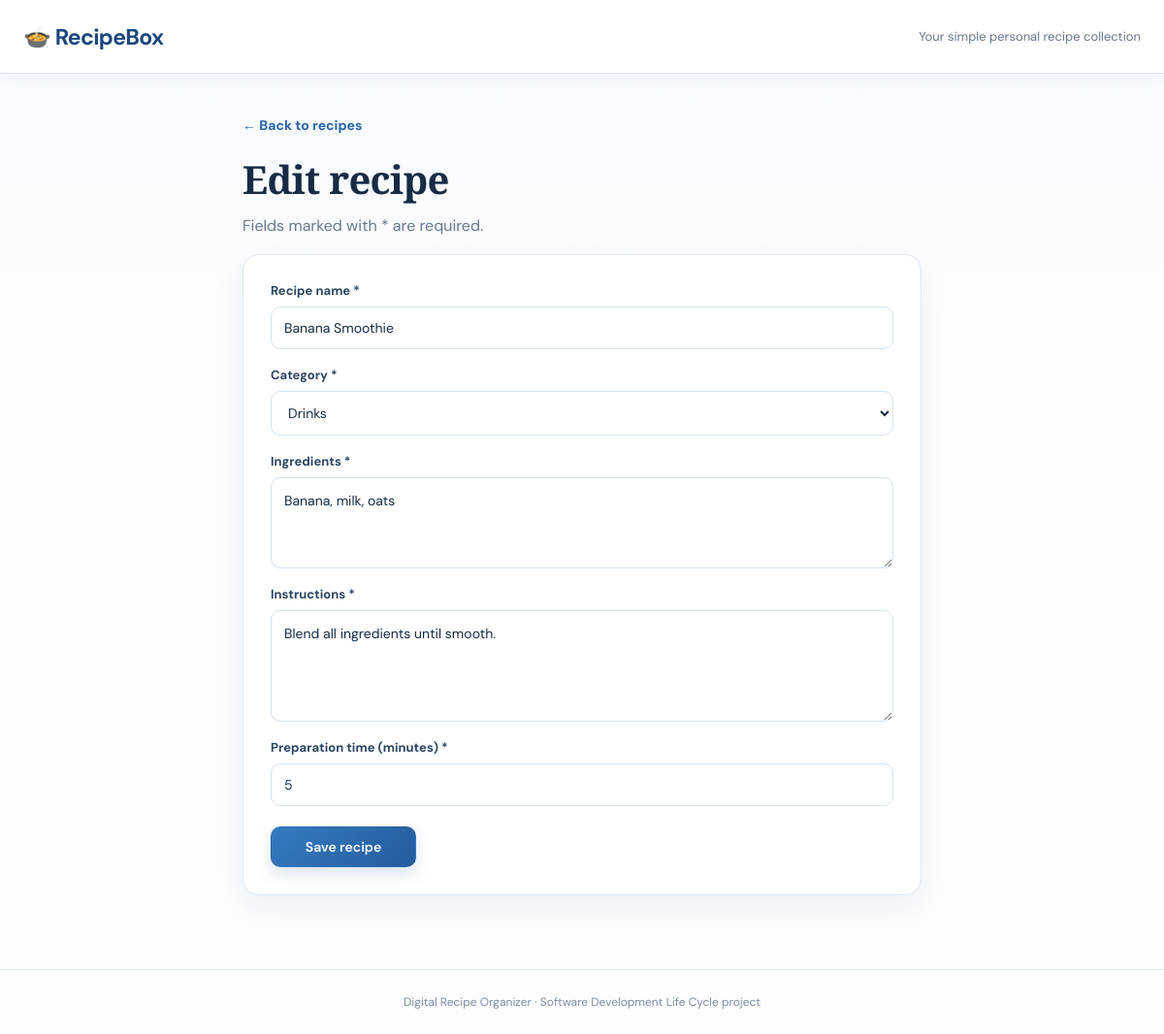
Page /edit/2 on the committed database.
### tables this page shows
CREATE TABLE recipes (
                id INTEGER PRIMARY KEY AUTOINCREMENT,
                name TEXT NOT NULL,
                category TEXT NOT NULL,
                ingredients TEXT NOT NULL,
                instructions TEXT NOT NULL,
                prep_minutes INTEGER NOT NULL DEFAULT 0
            );

### app.py (the view, shortened to what this page needs)
@app.route("/edit/<int:recipe_id>", methods=["GET", "POST"])
def edit_recipe(recipe_id):
    with db_connection() as conn:
        recipe = conn.execute("SELECT * FROM recipes WHERE id = ?", (recipe_id,)).fetchone()
    if recipe is None:
        flash("Recipe not found.", "error")
        return redirect(url_for("index"))
    return render_template("form.html", recipe=recipe, page_title="Edit recipe")

### app.py (called while the page is built)
def get_db():
    conn = sqlite3.connect(DB_PATH)
    conn.row_factory = sqlite3.Row
    return conn

@contextmanager
def db_connection():
    conn = get_db()
    try:
        yield conn
        conn.commit()
    except Exception:
        conn.rollback()
        raise
    finally:
        conn.close()

### templates/form.html (shortened to what this page needs)
{% extends "base.html" %}
{% block content %}
<section class="form-wrap">
  <a class="back-link" href="{{ url_for('index') }}">← Back to recipes</a>
  <h1>{{ page_title }}</h1>
  <p class="muted">Fields marked with * are required.</p>
  <form method="post" class="recipe-form">
    <label>Recipe name *<input name="name" required maxlength="100" value="{{ recipe.name if recipe else '' }}" placeholder="e.g. Vegetable pasta"></label>
    <label>Category *
      <select name="category" required>
        {% set current = recipe.category if recipe else '' %}
        {% for cat in ['Breakfast', 'Lunch', 'Dinner', 'Snacks', 'Dessert', 'Drinks', 'Other'] %}
          <option value="{{ cat }}" {% if current == cat %}selected{% endif %}>{{ cat }}</option>
        {% endfor %}
      </select>
    </label>
    <label>Ingredients *<textarea name="ingredients" required rows="3" placeholder="List ingredients separated by commas">{{ recipe.ingredients if recipe else '' }}</textarea></label>
    <label>Instructions *<textarea name="instructions" required rows="4" placeholder="Describe the steps">{{ recipe.instructions if recipe else '' }}</textarea></label>
    <label>Preparation time (minutes) *<input type="number" name="prep_minutes" required min="0" value="{{ recipe.prep_minutes if recipe else 15 }}"></label>
    <button class="button primary" type="submit">Save recipe</button>
  </form>
</section>
{% endblock %}

### static/style.css (style rules this page uses)
:root { --ink: #172b45; --muted: #66788d; --blue: #2864a8; --blue-dark: #1b477d; --blue-soft: #eaf3fc; --blue-pale: #f5f9fe; --line: #dce7f3; --white: #ffffff; --danger-bg: #fff0ef; --danger: #a83b36; --shadow: 0 12px 32px rgba(29, 67, 110, 0.07); }
* { box-sizing: border-box; }
html { scroll-behavior: smooth; }
body { margin: 0; background: linear-gradient(180deg, #f5f9fe 0, #fbfdff 320px, #fbfdff 100%); color: var(--ink); font-family: 'DM Sans', Arial, sans-serif; -webkit-font-smoothing: antialiased; }
h1, h2, h3, p { margin-top: 0; }
h1 { max-width: 720px; margin-bottom: 12px; font-family: 'Playfair Display', Georgia, serif; font-size: clamp(32px, 4vw, 47px); line-height: 1.13; letter-spacing: -0.7px; }
.muted { color: var(--muted); line-height: 1.7; }
.button { border: 1px solid transparent; border-radius: 10px; padding: 11px 16px; display: inline-flex; align-items: center; justify-content: center; gap: 7px; font: 600 14px 'DM Sans', sans-serif; text-decoration: none; cursor: pointer; white-space: nowrap; transition: transform .18s ease, box-shadow .18s ease, background .18s ease, border-color .18s ease; }
.primary { color: #fff; background: linear-gradient(135deg, #347bc1, #245c9d); box-shadow: 0 7px 16px rgba(40, 100, 168, 0.18); }
input, select, textarea { min-width: 0; border: 1px solid #d5e2f0; border-radius: 10px; padding: 12px 13px; background: #fff; color: var(--ink); font: 400 14px 'DM Sans', Arial, sans-serif; transition: border-color .18s ease, box-shadow .18s ease; }
input::placeholder, textarea::placeholder { color: #93a2b5; }
.form-wrap { max-width: 700px; margin: 0 auto; }
.back-link { display: inline-block; margin-bottom: 24px; color: var(--blue); font-size: 14px; font-weight: 700; text-decoration: none; }
.form-wrap h1 { font-size: clamp(30px, 4vw, 40px); }
.recipe-form { display: grid; gap: 18px; padding: 28px; background: #fff; border: 1px solid var(--line); border-radius: 17px; box-shadow: var(--shadow); }
.recipe-form label { display: grid; gap: 8px; color: #2c4562; font-size: 13px; font-weight: 700; }
.recipe-form input, .recipe-form select, .recipe-form textarea { width: 100%; font-weight: 400; }
.recipe-form textarea { resize: vertical; line-height: 1.6; }
.recipe-form .button { justify-self: start; min-width: 150px; margin-top: 3px; }

### rows in the picture
recipes: name "Banana Smoothie", category "Drinks", ingredients "Banana, milk, oats", instructions "Blend all ingredients until smooth.", prep_minutes "5"

### other values in the picture
{{ page_title }} "Edit recipe"
